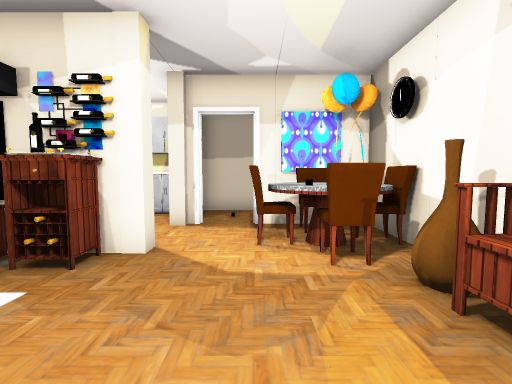
View 1 (above)

21 first-person views from a walk through a Unity game level. The camera is 1.3 m above the floor, tilts 4° down and sees 90° across. Doors are open. The floor is counted in squares, 1 m on a side. Each view is taken from the middle of a square. On the plan, view 1 faces up. The plan holds only what a view shows up to about 13 squares ahead; the rest is blank. The place goes on beyond the plan. The player character is not drawn. Some surface patterns are stand-ins.

View 2
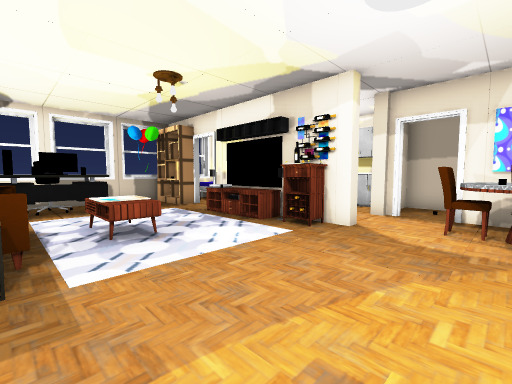

View 3
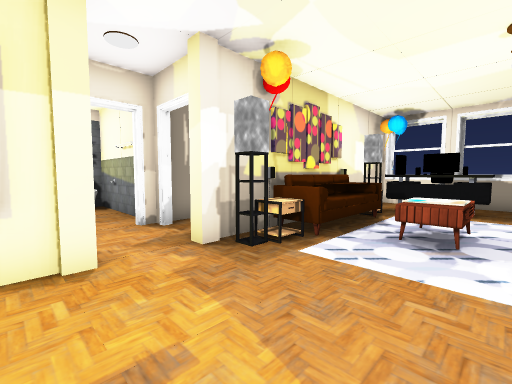

View 4
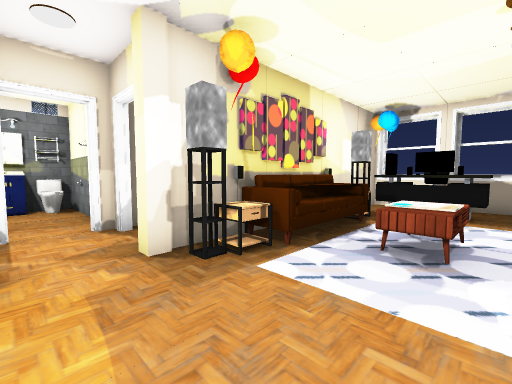

View 5
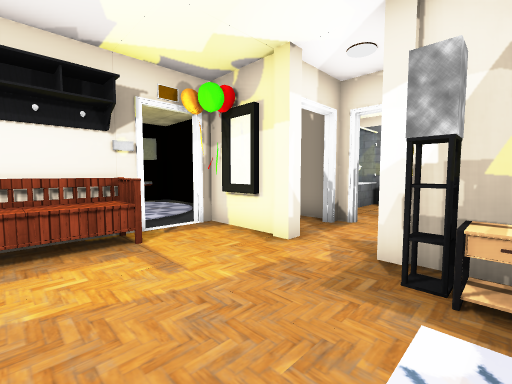

View 6
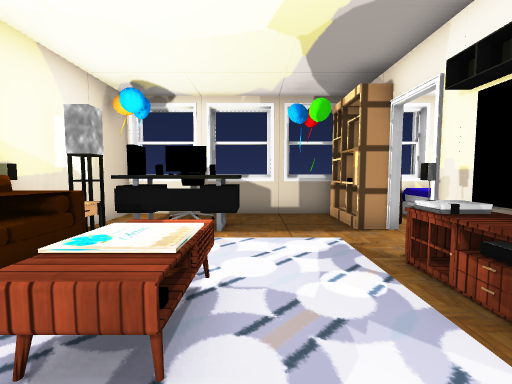

View 7
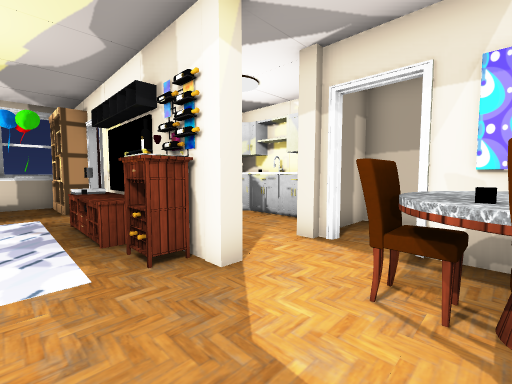

View 8
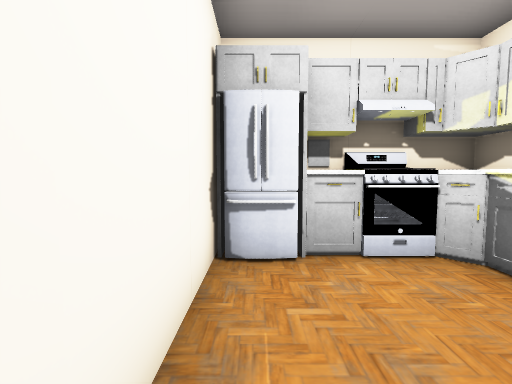

View 9
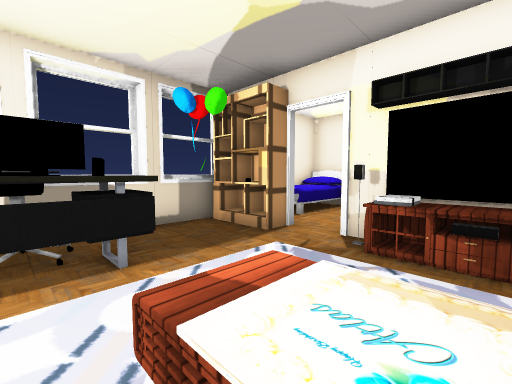

View 10
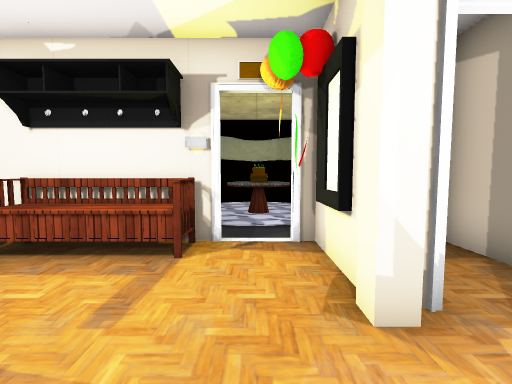

View 11
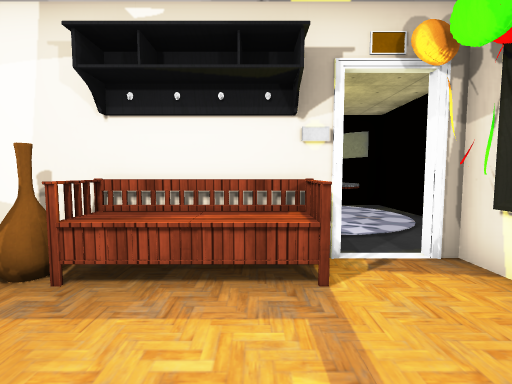

View 12
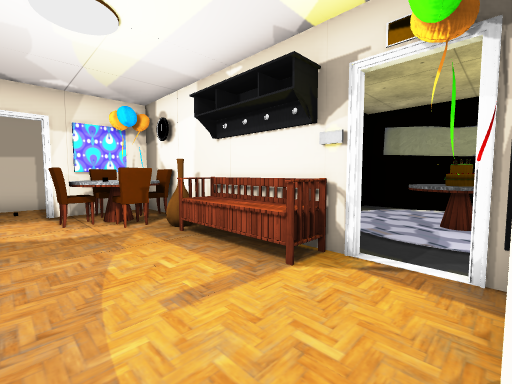

View 13
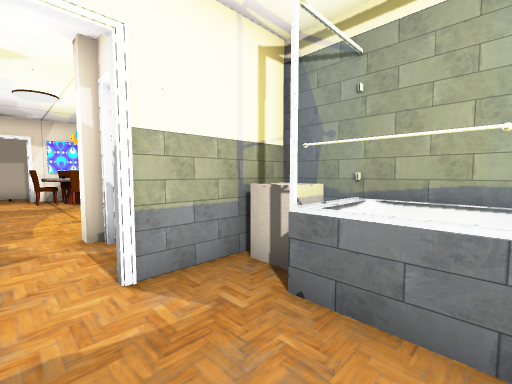

View 14
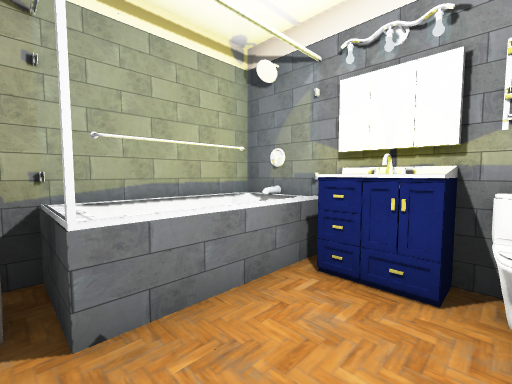

View 15
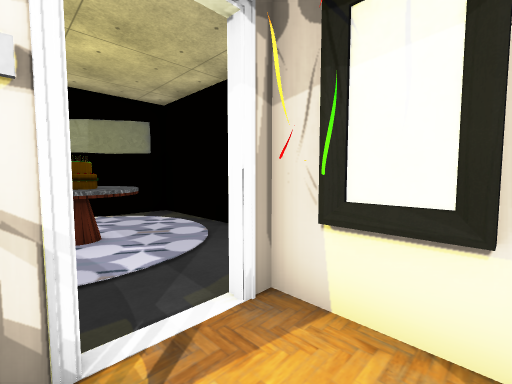

View 16
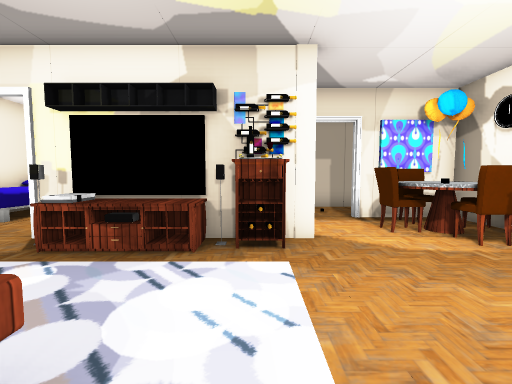

View 17
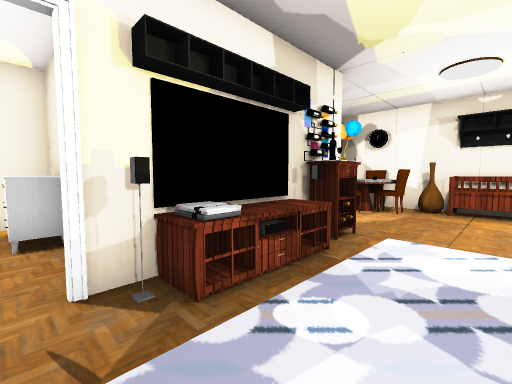

View 18
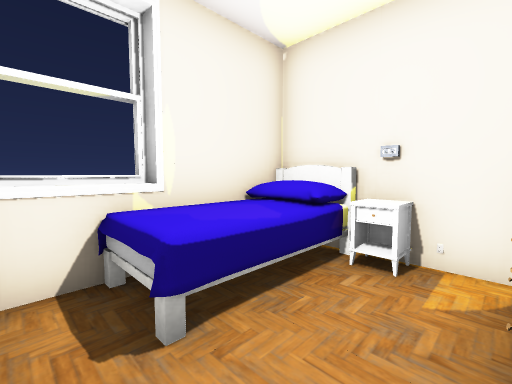

View 19
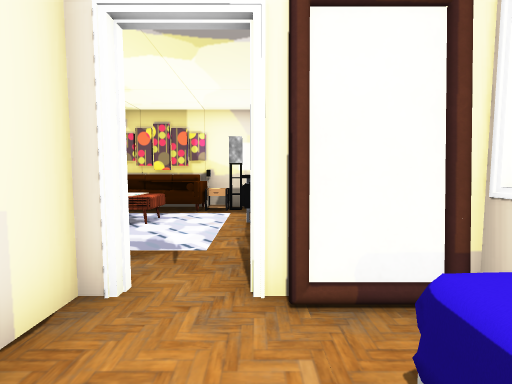

View 20
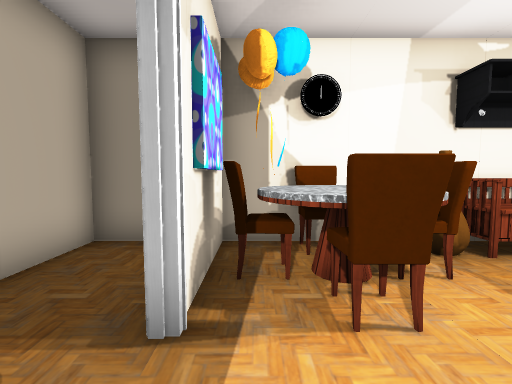

View 21
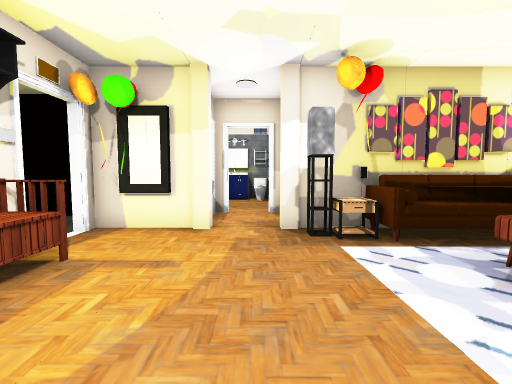

### Floor plan
Points are (right, up) in squares from view 1. A wall is a line through its corners. A room is listed if a view was taken in it or the views show most of it. See-through windows are left out.
Room 1 (views 1, 2, 3, 4, 5, 6, 7, 8, 9, 10, 11, 12, 15, 16, 17, 20, 21)
walls: (-2.4, 3.4) (-3.5, 3.4); (-3.4, 4.1) (-4.6, 4.1); (-4.5, 4.4) (-3.4, 4.4); (-6.4, 4.1) (-7.6, 4.1); (-4.6, -3.2) (-2.4, -3.2); (-2.7, 8.2) (-5.5, 8.2) (-6, 7.8); (0.5, -3.2) (2.9, -3.2); (2.9, -1.3) (2.9, 6.6) (0, 6.6); (-4.1, 9.1) (-6.5, 9.1); (-1.9, -5.2) (-1.9, -5.6); (-6.9, 9.2) (-6.9, 5.9); (0.4, -5.6) (0.4, -5.1); (-11.4, 3.6) (-11.4, -3.2) (-6.4, -3.2); (-11.7, 1.5) (-11.7, -0.1); (-11.7, 3.8) (-11.7, 2); (-11.4, 5.8) (-11.4, 4.3)
ways out: open door at (-0.2, -5.2) to room 3; open door at (-8.5, 4) to room 4; open door at (-0.5, 7) to room 5; open door at (-2, -4.5)
objects: chair (-10, -1) to (-10, 0); shelf (-10, 3) to (-10, 4); other object (-9, -2); other object (-9, -1); other object (-9, 0); table (-8, -2) to (-7, -2); sofa (-6, -3) to (-4, -2); table (-6, 0) to (-4, 0); other object (-6, 3) to (-6, 4); fridge (-6, 5); cabinet (-6, 6); other object (-6, 7); painting (-5, -3); table (-5, 3) to (-4, 3); TV (-5, 4); table (-3, -2); other object (-3, 4); pillar (-2, -3); pillar (-2, 4); pillar (-2, 7); pillar (0, -3); chair (0, 5); chair (1, 4) to (2, 4); table (1, 5) to (2, 5); chair (1, 6); bench (2, -1) to (2, 2); other object (2, 3)
Room 2 (view 13)
walls: (1.2, -10.8) (1.2, -8.6); (-1.9, -9.6) (-1.9, -10.6) (1, -10.6)
ways out: opening at (-0.5, -8) to room 3
objects: other object (-1, -10); cabinet (0, -11) to (0, -10)
Room 3 (view 14)
walls: (1.4, -5.9) (0, -5.9); (-1.9, -7.1) (-1.9, -8.6); (1.2, -8.6) (1.2, -7.4)
ways out: open door at (-0.2, -5.2) to room 1; opening at (-0.5, -8) to room 2; opening at (1, -7) to room 6
Room 4 (views 18, 19)
walls: (-7.1, 7.6) (-7.1, 9.1); (-9.4, 4.4) (-9, 4.4); (-11.7, 6.5) (-11.7, 5); (-10.6, 4.6) (-9.4, 4.6); (-10.9, 4.4) (-10.4, 4.4); (-7.1, 4.4) (-7.1, 5.3); (-6.5, 9.1) (-11.4, 9.1)
low walls: (-9.5, 9.1) (-9.5, 8.5)
ways out: open door at (-8.5, 4) to room 1
objects: bed (-11, 6) to (-10, 8); dresser (-8, 7) to (-8, 8)
Room 5 (no view inside)
walls: (2.9, 8.1) (2.9, 9.1) (-1.9, 9.1) (-1.9, 7.8)
ways out: open door at (-0.5, 7) to room 1
Room 6 (no view inside)
walls: (2.4, -7.3) (3, -7.3); (1, -10.6) (2.9, -10.6) (2.9, -5.9) (1.4, -5.9); (3, -7.4) (2.4, -7.4)
ways out: opening at (1, -7) to room 3
objects: other object (2, -8); other object (2, -7)

Where each view was taken, in squares from view 1:
view 1: 0 up, 0 right, facing up
view 2: 2 down, 1 right, facing up-left
view 3: 1 up, 1 right, facing down-left
view 4: 1 up, 0 right, facing down-left
view 5: 1 up, 3 left, facing down-right
view 6: 1 up, 3 left, facing left
view 7: 2 up, 1 right, facing up-left
view 8: 5 up, 2 left, facing left
view 9: 1 down, 5 left, facing up-left
view 10: 2 down, 2 left, facing right
view 11: 0 up, 1 left, facing right
view 12: 3 down, 1 left, facing up-right
view 13: 9 down, 1 left, facing up-right
view 14: 7 down, 1 left, facing down-right
view 15: 1 down, 1 right, facing down-right
view 16: 1 down, 3 left, facing up
view 17: 1 up, 8 left, facing up-right
view 18: 5 up, 8 left, facing up-left
view 19: 7 up, 9 left, facing down
view 20: 6 up, 2 left, facing right
view 21: 3 up, 1 left, facing down
